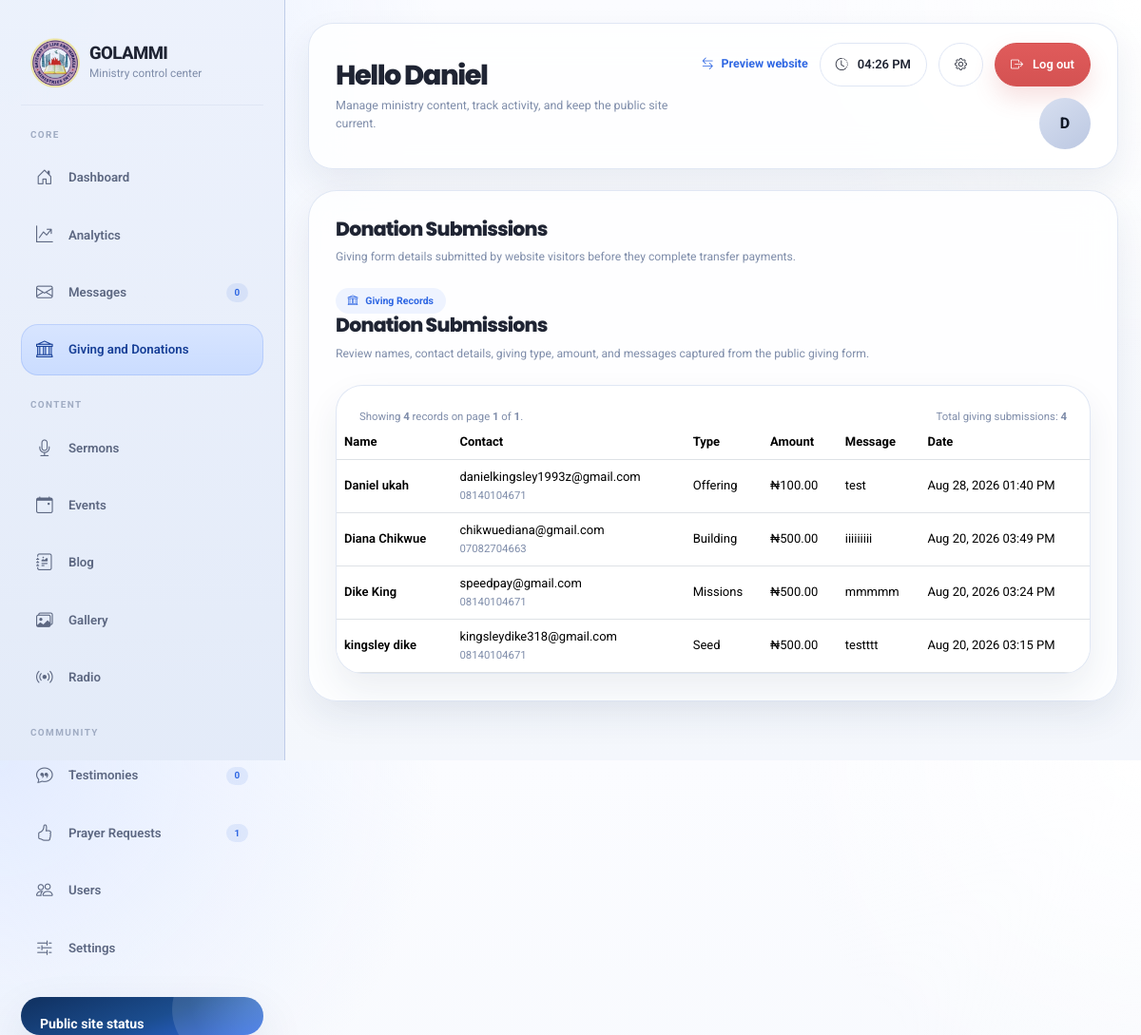
The page /admin/donations (signed in) on the database its author committed.
### models/user.py (models this page shows, shortened)
class User(UserMixin, db.Model):
    __tablename__ = "users"
    id = db.Column(db.Integer, primary_key=True)
    username = db.Column(db.String(80), unique=True, nullable=False)
    email = db.Column(db.String(120), unique=True, nullable=False)
    password_hash = db.Column(db.String(255), nullable=False)
    full_name = db.Column(db.String(120), nullable=False)
    role = db.Column(
        db.String(50), nullable=False, default="admin"
    )  # super_admin, admin, moderator, editor
    is_active = db.Column(db.Boolean, default=True)
    created_at = db.Column(db.DateTime, default=datetime.utcnow)
    updated_at = db.Column(
        db.DateTime, default=datetime.utcnow, onupdate=datetime.utcnow
    )
    last_login = db.Column(db.DateTime)
    created_sermons = db.relationship(
        "Sermon", backref="creator", lazy=True, foreign_keys="Sermon.created_by"
    )
    updated_sermons = db.relationship(
        "Sermon", backref="updater", lazy=True, foreign_keys="Sermon.updated_by"
    )
    created_events = db.relationship(
        "Event", backref="creator", lazy=True, foreign_keys="Event.created_by"
    )
    updated_events = db.relationship(
        "Event", backref="updater", lazy=True, foreign_keys="Event.updated_by"
    )
    created_blog_posts = db.relationship(
        "BlogPost", backref="creator", lazy=True, foreign_keys="BlogPost.created_by"
    )
    updated_blog_posts = db.relationship(
        "BlogPost", backref="updater", lazy=True, foreign_keys="BlogPost.updated_by"
    )
    def is_super_admin(self):
        return self.role == "super_admin"
    def is_admin(self):
        return self.role in ["super_admin", "admin"]

### models/donation.py (models this page shows, shortened)
class DonationSubmission(db.Model):
    __tablename__ = "donation_submissions"
    id = db.Column(db.Integer, primary_key=True)
    full_name = db.Column(db.String(100), nullable=False)
    email = db.Column(db.String(120), nullable=False)
    phone = db.Column(db.String(20))
    giving_type = db.Column(db.String(50), nullable=False)
    amount = db.Column(db.Float, nullable=False)
    message = db.Column(db.Text)
    is_anonymous = db.Column(db.Boolean, default=False)
    created_at = db.Column(db.DateTime, default=datetime.utcnow, nullable=False)

### routes/admin.py (the view)
@admin_bp.route("/donations")
@login_required
@admin_required
def donations():
    page = request.args.get("page", 1, type=int)
    donations = DonationSubmission.query.order_by(
        DonationSubmission.created_at.desc()
    ).paginate(page=page, per_page=15, error_out=False)
    return render_template("admin/donations.html", donations=donations)

### routes/admin.py (called while the page is built)
@admin_bp.app_context_processor
def inject_admin_sidebar_counts():
    try:
        return {
            "contact_unread_count": ContactMessage.query.filter_by(is_read=False).count(),
            "prayer_pending_count": PrayerRequest.query.filter_by(is_prayed_for=False).count(),
            "testimony_pending_count": Testimony.query.filter_by(is_approved=False).count(),
        }
    except Exception:
        return {
            "contact_unread_count": 0,
            "prayer_pending_count": 0,
            "testimony_pending_count": 0,
        }

def admin_required(f):
    from functools import wraps
    @wraps(f)
    def decorated_function(*args, **kwargs):
        if not current_user.is_authenticated or not current_user.is_admin():
            flash("You need admin access for this page.", "danger")
            return redirect(url_for("auth.login"))
        return f(*args, **kwargs)
    return decorated_function

### routes/frontend.py (called while the page is built)
@frontend_bp.app_context_processor
def inject_frontend_event_modal():
    show_event_modal = request.endpoint == "frontend.index"
    return {
        "event_modal_event": get_event_modal_event() if show_event_modal else None,
    }

### utils.py (called while the page is built)
def get_current_time():
    return datetime.utcnow()

### templates/admin/donations.html (shortened to what this page needs)
{% extends "admin/base.html" %}
{% block page_title %}Donation Submissions{% endblock %}
{% block page_subtitle %}Giving form details submitted by website visitors before they complete transfer payments.{% endblock %}
{% block content %}
<div class="page-header">
    <div class="page-title-wrap">
        <span class="eyebrow"><i class="bi bi-bank"></i> Giving Records</span>
        <h3>Donation Submissions</h3>
        <p>Review names, contact details, giving type, amount, and messages captured from the public giving form.</p>
    </div>
</div>
<div class="table-shell">
    <div class="d-flex justify-content-between align-items-center flex-wrap gap-3 px-4 pt-4">
        <div class="text-muted small">
            Showing <strong>{{ donations.items|length }}</strong> records on page <strong>{{ donations.page }}</strong> of <strong>{{ donations.pages or 1 }}</strong>.
        </div>
        <div class="text-muted small">
            Total giving submissions: <strong>{{ donations.total }}</strong>
        </div>
    </div>
    <div class="table-responsive">
        <table class="table align-middle mb-0">
            <thead>
                <tr>
                    <th>Name</th>
                    <th>Contact</th>
                    <th>Type</th>
                    <th>Amount</th>
                    <th>Message</th>
                    <th>Date</th>
                </tr>
            </thead>
            <tbody>
                {% for donation in donations.items %}
                <tr>
                    <td>
                        <div class="fw-semibold">{{ donation.full_name }}</div>
                    </td>
                    <td>
                        <div>{{ donation.email }}</div>
                        <small class="text-muted">{{ donation.phone or 'No phone number' }}</small>
                    </td>
                    <td>{{ donation.giving_type.replace('_', ' ').title() }}</td>
                    <td>₦{{ "{:,.2f}".format(donation.amount) }}</td>
                    <td>{{ donation.message or 'No message provided' }}</td>
                    <td>{{ donation.created_at.strftime('%b %d, %Y %I:%M %p') }}</td>
                </tr>
                {% else %}
                <tr>
                    <td colspan="6" class="text-center py-5 text-muted">No donation submissions yet.</td>
                </tr>
                {% endfor %}
            </tbody>
        </table>
    </div>
</div>
{% endblock %}

### templates/admin/base.html (shortened to what this page needs)
<!DOCTYPE html>
<html lang="en">
<head>
    <link href="{{ url_for('static', filename='assets/vendor/bootstrap/css/bootstrap.min.css') }}" rel="stylesheet">
    <link href="{{ url_for('static', filename='assets/vendor/bootstrap-icons/bootstrap-icons.css') }}" rel="stylesheet">
    <link href="{{ url_for('static', filename='assets/vendor/aos/aos.css') }}" rel="stylesheet">
</head>
<body>
    <div class="admin-layout">
        <aside class="sidebar">
            <div class="sidebar-inner">
                <div class="brand">
                    <div class="brand-mark">
                        <img src="{{ url_for('static', filename='assets/img/logo_2.png') }}" alt="GOLAMMI logo">
                    </div>
                    <div class="brand-copy">
                        <h1>GOLAMMI</h1>
                        <p>Ministry control center</p>
                    </div>
                </div>
                <div>
                    <p class="sidebar-group-title">Core</p>
                    <nav class="nav">
                        <a class="nav-link {% if request.endpoint == 'admin.dashboard' %}active{% endif %}" href="{{ url_for('admin.dashboard') }}">
                            <i class="bi bi-house-door"></i>
                            <span>Dashboard</span>
                        </a>
                        <a class="nav-link {% if request.endpoint in ['admin.analytics'] %}active{% endif %}" href="{{ url_for('admin.analytics') }}">
                            <i class="bi bi-graph-up-arrow"></i>
                            <span>Analytics</span>
                        </a>
                        <a class="nav-link {% if request.endpoint in ['admin.contact_messages'] %}active{% endif %}" href="{{ url_for('admin.contact_messages') }}">
                            <i class="bi bi-envelope"></i>
                            <span>Messages</span>
                            <span class="badge">{{ contact_unread_count or 0 }}</span>
                        </a>
                        <a class="nav-link {% if request.endpoint in ['admin.donations'] %}active{% endif %}" href="{{ url_for('admin.donations') }}">
                            <i class="bi bi-bank"></i>
                            <span>Giving and Donations</span>
                        </a>
                    </nav>
                </div>
                <div>
                    <p class="sidebar-group-title">Content</p>
                    <nav class="nav">
                        <a class="nav-link {% if request.endpoint in ['admin.sermons', 'admin.add_sermon', 'admin.edit_sermon'] %}active{% endif %}" href="{{ url_for('admin.sermons') }}">
                            <i class="bi bi-mic"></i>
                            <span>Sermons</span>
                        </a>
                        <a class="nav-link {% if request.endpoint in ['admin.events', 'admin.add_event', 'admin.edit_event'] %}active{% endif %}" href="{{ url_for('admin.events') }}">
                            <i class="bi bi-calendar-event"></i>
                            <span>Events</span>
                        </a>
                        <a class="nav-link {% if request.endpoint in ['admin.blog', 'admin.add_blog', 'admin.edit_blog'] %}active{% endif %}" href="{{ url_for('admin.blog') }}">
                            <i class="bi bi-journal-richtext"></i>
                            <span>Blog</span>
                        </a>
                        <a class="nav-link {% if request.endpoint in ['admin.gallery', 'admin.add_gallery', 'admin.edit_gallery'] %}active{% endif %}" href="{{ url_for('admin.gallery') }}">
                            <i class="bi bi-images"></i>
                            <span>Gallery</span>
                        </a>
                        <a class="nav-link {% if request.endpoint in ['admin.radio', 'admin.add_radio', 'admin.edit_radio'] %}active{% endif %}" href="{{ url_for('admin.radio') }}">
                            <i class="bi bi-broadcast"></i>
                            <span>Radio</span>
                        </a>
                    </nav>
                </div>
                <div>
                    <p class="sidebar-group-title">Community</p>
                    <nav class="nav">
                        <a class="nav-link {% if request.endpoint in ['admin.testimonies', 'admin.add_testimony', 'admin.edit_testimony'] %}active{% endif %}" href="{{ url_for('admin.testimonies') }}">
                            <i class="bi bi-chat-quote"></i>
                            <span>Testimonies</span>
                            <span class="badge">{{ testimony_pending_count or 0 }}</span>
                        </a>
                        <a class="nav-link {% if request.endpoint in ['admin.prayer_requests', 'admin.add_prayer_request', 'admin.edit_prayer_request'] %}active{% endif %}" href="{{ url_for('admin.prayer_requests') }}">
                            <i class="bi bi-hand-thumbs-up"></i>
                            <span>Prayer Requests</span>
                            <span class="badge">{{ prayer_pending_count or 0 }}</span>
                        </a>
                        <a class="nav-link {% if request.endpoint in ['admin.users', 'admin.add_user', 'admin.edit_user'] %}active{% endif %}" href="{{ url_for('admin.users') }}">
                            <i class="bi bi-people"></i>
                            <span>Users</span>
                        </a>
                        <a class="nav-link {% if request.endpoint in ['admin.settings'] %}active{% endif %}" href="{{ url_for('admin.settings') }}">
                            <i class="bi bi-sliders2"></i>
                            <span>Settings</span>
                        </a>
                    </nav>
                </div>
                <div class="sidebar-promo">
                    <h6>Public site status</h6>
                </div>
            </div>
        </aside>
        <main class="main-content">
            <section class="topbar">
                <div class="topbar-copy">
                    <h2>{% block topbar_title %}Hello {{ current_user.full_name.split(' ')[0] if current_user.is_authenticated else 'Admin' }}{% endblock %}</h2>
                    <p>{% block topbar_subtitle %}Manage ministry content, track activity, and keep the public site current.{% endblock %}</p>
                </div>
                <div class="topbar-tools">
                    <a class="topbar-link" href="{{ url_for('frontend.index') }}" target="_blank">
                        <i class="bi bi-arrow-left-right"></i>
                        <span>Preview website</span>
                    </a>
                    <div class="topbar-chip">
                        <i class="bi bi-clock-history"></i>
                        <span id="currentTime">--:--</span>
                    </div>
                    <a class="topbar-chip" href="{{ url_for('auth.profile') }}">
                        <i class="bi bi-gear"></i>
                    </a>
                    <a class="topbar-chip topbar-chip-danger" href="{{ url_for('auth.logout') }}">
                        <i class="bi bi-box-arrow-right"></i>
                        <span>Log out</span>
                    </a>
                    <div class="avatar-pill">
                        {{ (current_user.full_name[:1] if current_user.is_authenticated else "A")|upper }}
                    </div>
                </div>
            </section>
            <section class="content-stage">
                <div class="page-header">
                    <div class="page-title-wrap">
                        <h3>{% block page_title %}Dashboard{% endblock %}</h3>
                        <p>{% block page_subtitle %}Keep your ministry content organized and ready for visitors.{% endblock %}</p>
                    </div>
                </div>
                {% block content %}{% endblock %}
            </section>
        </main>
    </div>
</body>
</html>

### rows shown on the page
User: full_name "Daniel", is_active+full_name "D"
DonationSubmission: full_name "Daniel ukah", email "danielkingsley1993z@gmail.com", phone "08140104671", giving_type.replace "Offering", amount "100.00", message "test", created_at "Aug 28, 2026 01:40 PM"
DonationSubmission: full_name "Diana Chikwue", email "chikwuediana@gmail.com", phone "07082704663", giving_type.replace "Building", amount "500.00", message "iiiiiiiii", created_at "Aug 20, 2026 03:49 PM"
DonationSubmission: full_name "Dike King", email "speedpay@gmail.com", phone "08140104671", giving_type.replace "Missions", amount "500.00", message "mmmmm", created_at "Aug 20, 2026 03:24 PM"
DonationSubmission: full_name "kingsley dike", email "kingsleydike318@gmail.com", phone "08140104671", giving_type.replace "Seed", amount "500.00", message "testttt", created_at "Aug 20, 2026 03:15 PM"

### other values the page prints
{{ contact_unread_count or 0 }} "0"
{{ testimony_pending_count or 0 }} "0"
{{ prayer_pending_count or 0 }} "1"
{{ donations.items|length }} "4"
{{ donations.page }} "1"
{{ donations.pages or 1 }} "1"
{{ donations.total }} "4"
